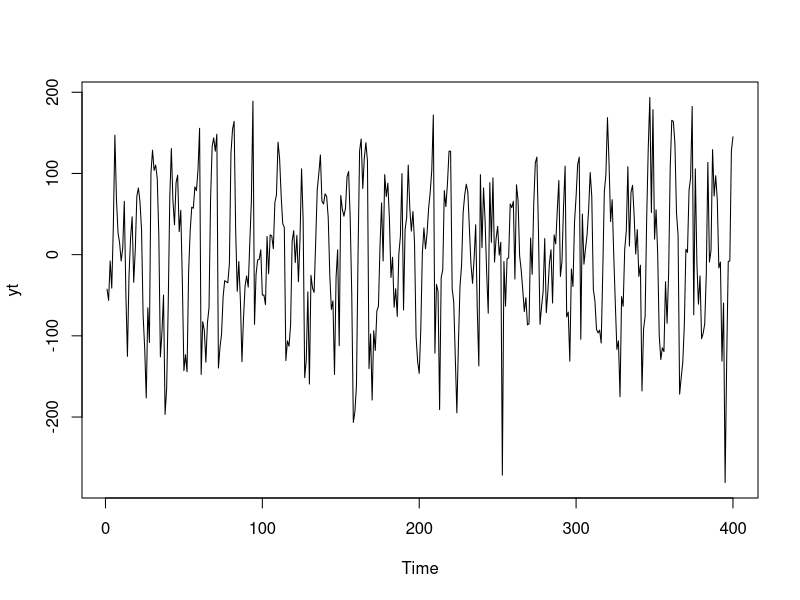
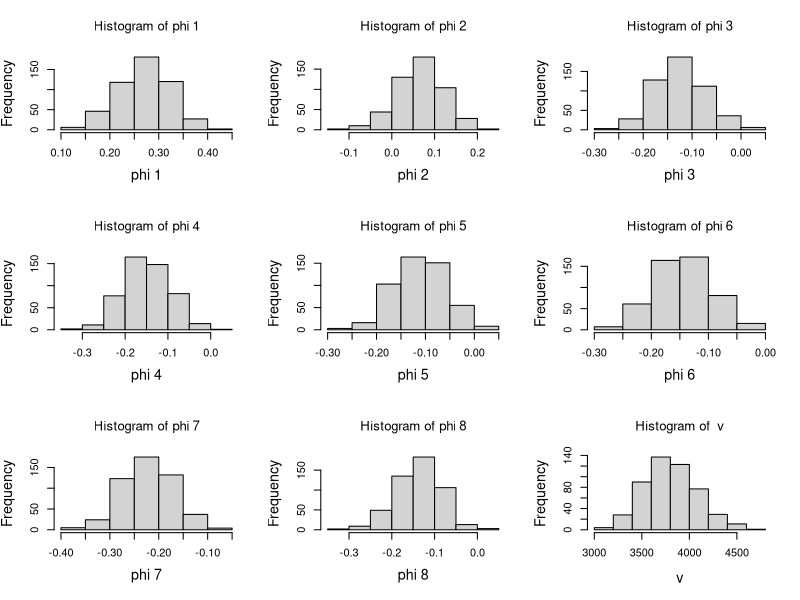

Write R code to recreate these figures, in order.
data <- read.csv("data.txt")
yt <- ts(data$y)
ts.plot(yt)
T=400
cat('Data contains ',T,' rows \n')

p=8
y=rev(yt[(p+1):T]) # response
X=t(matrix(yt[rev(rep((1:p),T-p)+rep((0:(T-p-1)),rep(p,T-p)))],p,T-p));
XtX=t(X)%*%X
XtX_inv=solve(XtX)
phi_MLE=XtX_inv%*%t(X)%*%y # MLE for phi
s2=sum((y - X%*%phi_MLE)^2)/(length(y) - p) #unbiased estimate for v

cat("\n MLE of conditional likelihood for phi: ", phi_MLE, "\n",
    "Estimate for v: ", s2, "\n")

n_sample=500 # posterior sample size
library(MASS)

## step 1: sample v from inverse gamma distribution
v_sample=1/rgamma(n_sample, (T-2*p)/2, sum((y-X%*%phi_MLE)^2)/2)

## step 2: sample phi conditional on v from normal distribution
phi_sample=matrix(0, nrow = n_sample, ncol = p)
for(i in 1:n_sample){
  phi_sample[i, ]=mvrnorm(1,phi_MLE,Sigma=v_sample[i]*XtX_inv)
}

## plot histogram of posterior samples of phi and nu
par(mfrow = c(3,3), cex.lab = 1.3)
for(i in 1:8){
  hist(phi_sample[, i],xlab=bquote('phi'~.(i)),main=bquote("Histogram of phi"~.(i)))
}
hist(v_sample,xlab=bquote('v'),main=bquote("Histogram of "~v))

roots=1/polyroot(c(1, -phi_MLE)) # compute reciprocal characteristic roots
r=Mod(roots)
# compute moduli of reciprocal roots
lambda=2*pi/Arg(roots) # compute periods of reciprocal roots
# print results modulus and frequency by decreasing order
print(cbind(r, abs(lambda))[order(r, decreasing=TRUE), ])
